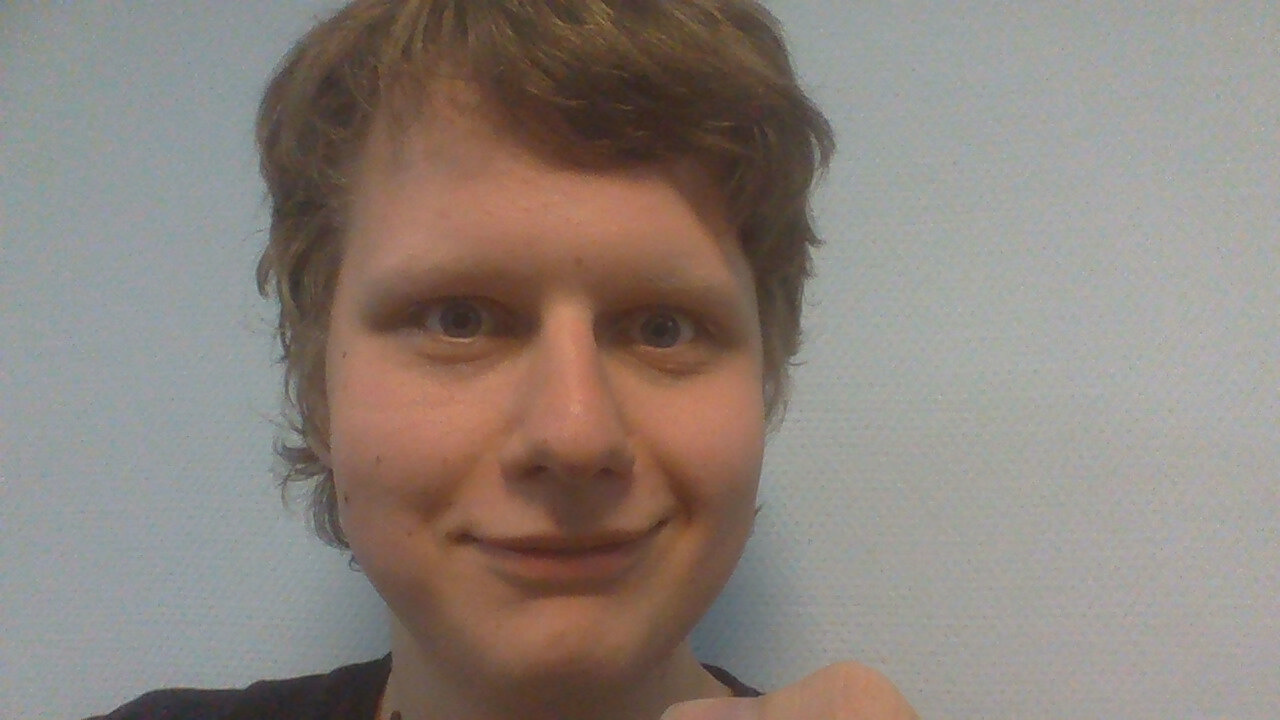
#> input picture cudo/cudo.png, 1280 x 720 px
$ python skin.py   (older library calls are emulated)
#> lines starting #> are read from the running program, lines starting #| are printed output that depends on the picture; after the words box and inside, x2 and y2 are one past the last pixel; in counts of white or black regions, pixels touching at a corner belong together
from scipy.misc import imread
from scipy.misc import imshow
from scipy.misc import imsave
from scipy.misc import imresize
from scipy.signal import medfilt2d

import numpy as np

image = imread('cudo.png')
#> image is the input picture: shape (720, 1280, 3); mean R, G, B 140.8, 130.4, 123.1
image = imresize(image, (64, 64))
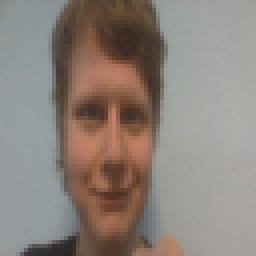
#> image: shape (64, 64, 3) (shown 4 times larger); mean R, G, B 140.8, 130.4, 123.1
imsave('cudo64.ppm', image)

YCbCr_A = np.array([[0.299, 0.587, 0.114],
                    [-0.168736, -0.331264, 0.5],
                    [0.5, -0.418688, -0.081312]])
YcbCr_b = np.array([0, 128, 128])
im = np.array(image)
np_image = np.array([0 for i in range(0, 64 * 64)]).astype(np.uint8)
np_image.resize(64, 64)

for i in range(0, im.shape[0]):
    for j in range(0, im.shape[1]):
        temp = (YCbCr_A @ im[i, j].T)
        temp += YcbCr_b
        temp = 255 if (temp >= np.array([0, 100, 140])).all() and \
                      (temp <= np.array([255, 255, 255])).all() else 0
        np_image[i, j] = temp
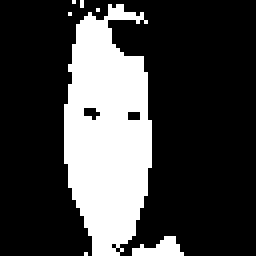
#> np_image: shape (64, 64) (shown 4 times larger); 25.6% white; 7 white regions (5 under 20 px), largest, box (x1, y1, x2, y2) and area: (16, 1, 38, 64) 1005, (33, 59, 46, 64) 39
# [137 110 152]
# print(im[20, 20]
# print(im)

np_image = medfilt2d(np_image, 5)
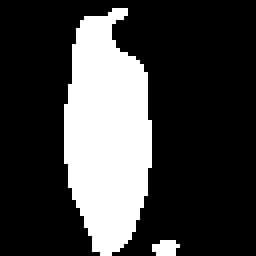
#> np_image: shape (64, 64) (shown 4 times larger); 25% white; 2 white regions, box (x1, y1, x2, y2) and area: (16, 2, 38, 64) 1003, (38, 60, 45, 64) 22

for i in range(0, im.shape[0]):
    for j in range(0, im.shape[1]):
        im[i, j] = np_image[i, j]

mp00, mp10, mp01 = 0, 0, 0
for i in range(0, im.shape[0]):
    for j in range(0, im.shape[1]):
        mp00 += np_image[i, j]
        mp10 += i * np_image[i, j]
        mp01 += j * np_image[i, j]
#> after the loop, mp00 = 261375; mp01 = 6961245; mp10 = 8800305

x = mp10 // mp00
#> x = 33
y = mp01 // mp00
#> y = 26

print(x, y)
#| 33 26

for i in range(1, 64):
    im[x, i] = np.array([255, 0, 0])
    im[i, y] = np.array([255, 0, 0])
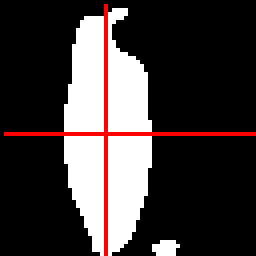
#> im: shape (64, 64, 3) (shown 4 times larger); mean R, G, B 66.6, 58.8, 58.8

imsave('cudo_binarized.png', im)
imshow(im)
